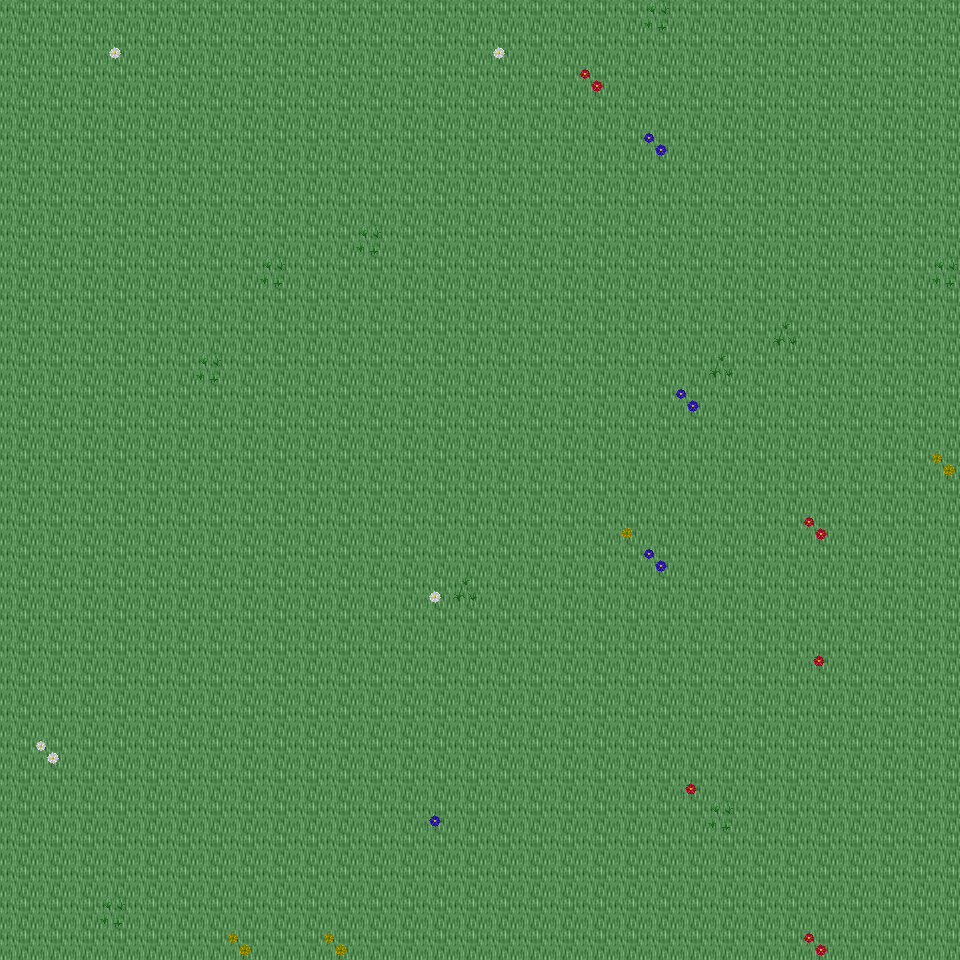

A 2D game scene composited from a Tiled map and its tileset images. What follows is a short description and the map's XML, with each tile layer's data collapsed to a summary:
An orthogonal 30x30 tile map with 32x32 px tiles, 6 tile layers (Ground, Object, Object2, Above, ...), 14 tilesets and 4 objects (4x mapExit).

<map version="1.0" orientation="orthogonal" renderorder="right-down" width="30" height="30" tilewidth="32" tileheight="32" nextobjectid="5">
  <tileset firstgid="1" name="tileset_ground_ground" tilewidth="32" tileheight="32" tilecount="33" columns="3">
    <image source="../drawable/tileset_ground_ground.png" width="96" height="352" />
  </tileset>
  <tileset firstgid="34" name="tileset_plant_flower_daisy_white" tilewidth="32" tileheight="32" tilecount="8" columns="2">
    <image source="../drawable/tileset_plant_flower_daisy_white.png" width="64" height="128" />
  </tileset>
  <tileset firstgid="42" name="tileset_plant_flower_daisy_yellow" tilewidth="32" tileheight="32" tilecount="8" columns="2">
    <image source="../drawable/tileset_plant_flower_daisy_yellow.png" width="64" height="128" />
  </tileset>
  <tileset firstgid="50" name="tileset_plant_flower_daisy_blue" tilewidth="32" tileheight="32" tilecount="8" columns="2">
    <image source="../drawable/tileset_plant_flower_daisy_blue.png" width="64" height="128" />
  </tileset>
  <tileset firstgid="58" name="tileset_plant_grasses" tilewidth="32" tileheight="32" tilecount="6" columns="3">
    <image source="../drawable/tileset_plant_grasses.png" width="96" height="64" />
  </tileset>
  <tileset firstgid="64" name="tileset_plant_flower_daisy_red" tilewidth="32" tileheight="32" tilecount="8" columns="2">
    <image source="../drawable/tileset_plant_flower_daisy_red.png" width="64" height="128" />
  </tileset>
  <tileset firstgid="72" name="tileset_plant_tree_tree_darkgreen" tilewidth="32" tileheight="32" tilecount="88" columns="8">
    <image source="../drawable/tileset_plant_tree_tree_darkgreen.png" width="256" height="352" />
  </tileset>
  <tileset firstgid="160" name="tileset_logic_creature_elf" tilewidth="32" tileheight="32" tilecount="16" columns="8">
    <image source="../drawable/tileset_logic_creature_elf.png" width="256" height="64" />
  </tileset>
  <tileset firstgid="176" name="tileset_logic_creature_animal" tilewidth="32" tileheight="32" tilecount="32" columns="8">
    <image source="../drawable/tileset_logic_creature_animal.png" width="256" height="128" />
  </tileset>
  <tileset firstgid="208" name="tileset_logic_collision" tilewidth="32" tileheight="32" tilecount="1" columns="1">
    <image source="../drawable/tileset_logic_collision.png" width="32" height="32" />
  </tileset>
  <tileset firstgid="209" name="tileset_logic_creature_ent" tilewidth="32" tileheight="32" tilecount="4" columns="4">
    <image source="../drawable/tileset_logic_creature_ent.png" width="128" height="32" />
  </tileset>
  <tileset firstgid="213" name="tileset_logic_creature_human_evil" tilewidth="32" tileheight="32" tilecount="16" columns="8">
    <image source="../drawable/tileset_logic_creature_human_evil.png" width="256" height="64" />
  </tileset>
  <tileset firstgid="229" name="tileset_ground_green_paving" tilewidth="32" tileheight="32" tilecount="18" columns="3">
    <image source="../drawable/tileset_ground_green_paving.png" width="96" height="192" />
  </tileset>
  <tileset firstgid="247" name="tileset_logic_protection" tilewidth="32" tileheight="32" tilecount="2" columns="2">
    <image source="../drawable/tileset_logic_protection.png" width="64" height="32" />
  </tileset>
  <layer name="Ground" width="30" height="30">
    <data>[900 cells, 900 non-empty, 1 distinct tile ids]</data>
  </layer>
  <layer name="Object" width="30" height="30">
    <data>[900 cells, 27 non-empty, 10 distinct tile ids]</data>
  </layer>
  <layer name="Object2" width="30" height="30">
    <data>[900 cells, 0 non-empty, 0 distinct tile ids]</data>
  </layer>
  <layer name="Above" width="30" height="30">
    <data>[900 cells, 0 non-empty, 0 distinct tile ids]</data>
  </layer>
  <layer name="Above2" width="30" height="30">
    <data>[900 cells, 0 non-empty, 0 distinct tile ids]</data>
  </layer>
  <layer name="Walkable" width="30" height="30">
    <data>[900 cells, 0 non-empty, 0 distinct tile ids]</data>
  </layer>
  <objectgroup name="MapEvents">
    <object id="1" name="north" type="mapExit" x="0" y="0" width="960" height="32">
      <properties>
        <property name="map" value="level_0_x189_y76" />
        <property name="x" value="0" />
        <property name="y" value="28" />
      </properties>
    </object>
    <object id="2" name="south" type="mapExit" x="0" y="928" width="960" height="32">
      <properties>
        <property name="map" value="level_0_x189_y78" />
        <property name="x" value="0" />
        <property name="y" value="1" />
      </properties>
    </object>
    <object id="3" name="west" type="mapExit" x="0" y="0" width="32" height="960">
      <properties>
        <property name="map" value="level_0_x188_y77" />
        <property name="x" value="28" />
        <property name="y" value="0" />
      </properties>
    </object>
    <object id="4" name="east" type="mapExit" x="928" y="0" width="32" height="960">
      <properties>
        <property name="map" value="level_0_x190_y77" />
        <property name="x" value="1" />
        <property name="y" value="0" />
      </properties>
    </object>
  </objectgroup>
</map>
